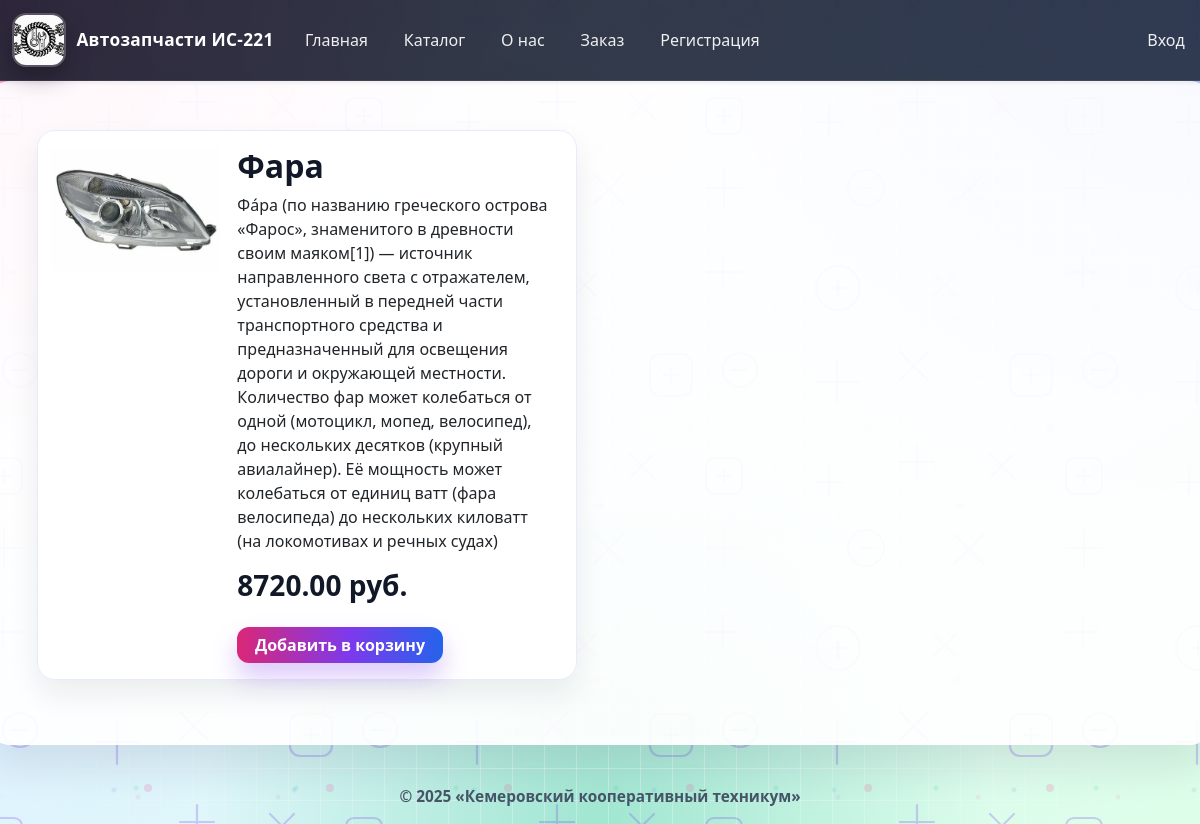
The app's page /products/3 with its own data.
### tables this page shows
CREATE TABLE `products` (
  `id` int(11) NOT NULL,
  `name` varchar(255) NOT NULL,
  `price` decimal(10,2) NOT NULL,
  `description` text DEFAULT NULL,
  `created_at` timestamp NOT NULL DEFAULT current_timestamp(),
  `image` varchar(255) DEFAULT NULL,
  `username` varchar(255) DEFAULT NULL
);

### src/Controllers/ProductController.php (called while the page is built, shortened)
<?php
class ProductController {
    public function get(?int $id): string {
        if (Config::STORAGE_TYPE == Config::TYPE_DB) {
            $serviceStorage = new ProductDBStorage();
            $model = new Product($serviceStorage, Config::TABLE_PRODUCTS);
        }
        $data = $model->loadData();
        if (($id) && ($id <= count($data))) {
            $record= $data[$id-1];
            return ProductTemplate::getCardTemplate($record);
        } else
            return ProductTemplate::getCardTemplate(null);
    }
}

### src/Router/Router.php (called while the page is built, shortened)
<?php
class Router {
    public function route(string $url): string {
        $path = parse_url($url, PHP_URL_PATH);
        $pieces = explode("/", $path);
        $resource = $pieces[2];
        switch ($resource) {
            case "products":
                $productController = new ProductController();
                $id = (isset($pieces[3])) ? intval($pieces[3]) : null;
                return $productController->get($id);
        }
    }
}

### src/Services/DBStorage.php (called while the page is built, shortened)
<?php
class DBStorage
{
    public function __construct() {
        $this->connection = new PDO(
            Config::MYSQL_DNS,
            Config::MYSQL_USER,
            Config::MYSQL_PASSWORD
        );
    }
}

### src/Services/ProductDBStorage.php (called while the page is built, shortened)
<?php
class ProductDBStorage extends DBStorage implements ILoadStorage
{
    public function loadData($nameFile): ?array
    {
        $sql = "SELECT `id`, `name`, `description`, `image`, `price`
                  FROM products";
        $result = $this->connection->query($sql, PDO::FETCH_ASSOC);
        $rows = $result->fetchAll();
        return $rows;
    }
}

### src/Models/Product.php (called while the page is built, shortened)
<?php
class Product {
    private ILoadStorage $dataStorage;
    private string $nameResource;
    public function __construct(ILoadStorage $service, string $name)
    {
        $this->dataStorage = $service;
        $this->nameResource = $name;
    }
    public function loadData(): ?array {
        return $this->dataStorage->loadData( $this->nameResource );
    }
}

### src/Views/ProductTemplate.php (the view, shortened to what this page needs)
<?php
class ProductTemplate extends BaseTemplate
{
    public static function getCardTemplate(?array $rec): string {
        $template = parent::getTemplate();
        if ($rec) {
            $title= "Карточка для {$rec['name']}";
            $content = <<<CORUSEL
            <main class="row p-5">
                <div class="card mb-3" style="max-width: 540px;">
                    <div class="row g-0">
                        <div class="col-md-4 mt-3">
                        <img src="{$rec['image']}" class="img-fluid rounded-start" alt="Изображение пиццы">
                        </div>
                        <div class="col-md-8">
                        <div class="card-body">
                            <h2 class="card-title">{$rec['name']}</h2>
                            <p class="card-text">{$rec['description']}</p>
                            <h3>{$rec['price']} руб.</h3>
                            <form class="mt-4" action="/pizza221/basket" method="POST">
                                <input type="hidden" name="id" value="{$rec['id']}">
                                <button type="submit" class="btn btn-primary">Добавить в корзину</button>
                            </form>
                        </div>
                        </div>
                    </div>
                </div>
            </main>
            CORUSEL;
        }
        $resultTemplate =  sprintf($template, $title, $content);
        return $resultTemplate;
    }
}

### assets/css/custom.css (style rules this page uses)
.site-body { min-height: 100vh; background: radial-gradient(circle at 0% 0%, rgba(255, 0, 122, 0.34), transparent 34%), radial-gradient(circle at 100% 0%, rgba(79, 70, 229, 0.34), transparent 37%), radial-gradient(circle at 50% 100%, rgba(16, 185, 129, 0.3), transparent 39%), linear-gradient(150deg, #ffe1f3 0%, #dff3ff 50%, #ddffe8 100%); background-attachment: fixed; color: #1f2937; position: relative; }
.site-body::before { content: ""; position: fixed; inset: 0; pointer-events: none; z-index: -1; background-image: linear-gradient(rgba(255, 255, 255, 0.54) 1px, transparent 1px), linear-gradient(90deg, rgba(255, 255, 255, 0.5) 1px, transparent 1px); background-size: 32px 32px; mask-image: radial-gradient(circle at center, black 45%, transparent 100%); opacity: 0.72; }
.site-body::after { content: ""; position: fixed; inset: 0; pointer-events: none; z-index: -1; background-image: url("/pizza221/assets/images/bg-pattern.svg"), radial-gradient(circle at 20% 25%, rgba(236, 72, 153, 0.1) 0 2px, transparent 3px), radial-gradient(circle at 80% 60%, rgba(59, 130, 246, 0.12) 0 2px, transparent 3px), radial-gradient(circle at 60% 85%, rgba(16, 185, 129, 0.12) 0 2px, transparent 3px); background-size: 360px 360px, 140px 140px, 180px 180px, 160px 160px; background-position: center center, center center, center center, center center; background-repeat: repeat, repeat, repeat, repeat; opacity: 0.88; }
main { background: rgba(255, 255, 255, 0.92); border: 1px solid rgba(255, 255, 255, 0.75); border-radius: 22px; box-shadow: 0 20px 44px rgba(15, 23, 42, 0.1); position: relative; overflow: hidden; }
main::before { content: ""; position: absolute; inset: 0; pointer-events: none; background-image: linear-gradient(45deg, rgba(148, 163, 184, 0.08) 1px, transparent 1px), linear-gradient(-45deg, rgba(148, 163, 184, 0.06) 1px, transparent 1px); background-size: 24px 24px; opacity: 0.7; }
main > * { position: relative; z-index: 1; }
h1, h2, h3, .card .card-title { color: #111827; font-weight: 800; }
.card, .col-5.bg-light.border, .col-8.bg-light.border { border-radius: 18px; border: 1px solid #e7ecfb !important; box-shadow: 0 14px 30px rgba(15, 23, 42, 0.08); }
.btn { border-radius: 12px; font-weight: 700; }
.btn-primary { background: linear-gradient(90deg, #db2777 0%, #7c3aed 55%, #2563eb 100%); border: 0; box-shadow: 0 14px 26px rgba(124, 58, 237, 0.28); padding-left: 1.1rem; padding-right: 1.1rem; }

### records on screen
products: image (picture), name "Фара", description "Фа́ра (по названию греческого острова «Фарос», знаменитого в древности своим маяком[1]) — источник направленного света с отражателем, установленный в передней части транспортного средства и предназначенный для освещения дороги и окружающей местности. Количество фар может колебаться от одной (мотоцикл, мопед, велосипед), до нескольких десятков (крупный авиалайнер). Её мощность может колебаться от единиц ватт (фара велосипеда) до нескольких киловатт (на локомотивах и речных судах)", price "8720.00"
